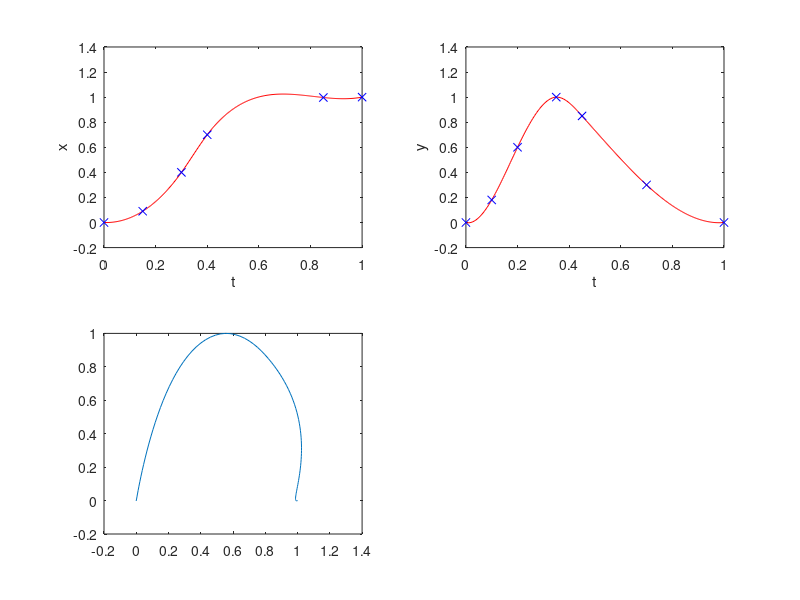

The MATLAB source for this figure:
%X coordinates for kicks

breakTX = [0  0.1   0.3 0.6 0.7 0.8   0.9 1];
breakX = [0 -0.2    -1  2  2.1  2    1.3 1];
breakTY = [0  0.1   0.3   0.5    0.7 0.8   0.9   1];
breakY = [0   0.7    1     1     0.9   0.7   0.3     0];


%For walkkick
breakTX = [0   0.3 0.6 0.7 0.8   0.9 1];
breakX = [0     0.7   1.5  1.5  1.45   1.15 1];
breakTY = [0    0.3   0.5    0.7 0.8   0.9   1];
breakY = [0      0.9     1     0.9   0.7   0.4     0];



%For walking
breakTX = [0 0.2 0.5 0.75 0.8 1];
breakX = [0 0.09  0.5 0.9 0.945 1];
breakTY = [0    0.3   0.5      0.7 0.8  0.9  1];
breakY = [0      0.9   1       0.7 0.35  0.085  0];

%walking #2
breakTX = [0 0.15 0.35 0.6 0.8 1];
breakX = [0 0.09  0.4 0.8 0.97 1];

breakTY = [0 0.2  0.4  0.5 0.6   0.8  0.9 1];
breakY = [0  0.38 0.95   1  0.9   0.25  0.07 0];




%for approaching (super soft landing)
breakTX = [0 0.15 0.3 0.4   0.85 1];
breakX = [0 0.09  0.4 0.7   0.997 1];

breakTY = [0 0.1 0.2 0.35 0.45  0.7 1];
breakY = [0 0.18 0.6 1    0.85   0.3 0];





p=csapi(breakTX,breakX);
coefX = p.coefs;

q=csapi(breakTY,breakY);
coefY = q.coefs;

%Print in lua syntax
str1='local breaksTX={';
for i=2:size(p.breaks,2) str1=[str1 sprintf('%f,',p.breaks(i))]; end
str1 = [str1 '}'];
disp(str1);

str1='local breaksTY={';
for i=2:size(q.breaks,2) str1=[str1 sprintf('%f,',q.breaks(i))]; end
str1 = [str1 '}'];
disp(str1);


disp('local coefsX={');
for i=1:size(coefX,1)  
  str2='  {';
  for j=1:size(coefX,2) str2=[str2 sprintf('%f,', coefX(i,j))]; end
  str2=[str2 '},'];
  disp(str2);
end
disp('}');

disp('local coefsY={');
for i=1:size(coefY,1)  
  str2='  {';
  for j=1:size(coefY,2) str2=[str2 sprintf('%f,', coefY(i,j))]; end
  str2=[str2 '},'];
  disp(str2);
end
disp('}');

subplot(2,2,1);
fnplt(p);
ylabel('x');
xlabel('t');

subplot(2,2,2);
fnplt(q);
ylabel('y');
xlabel('t');


subplot(2,2,3);
px = fnval(p,[0:0.01:1]);
py = fnval(q,[0:0.01:1]);
plot(px,py);